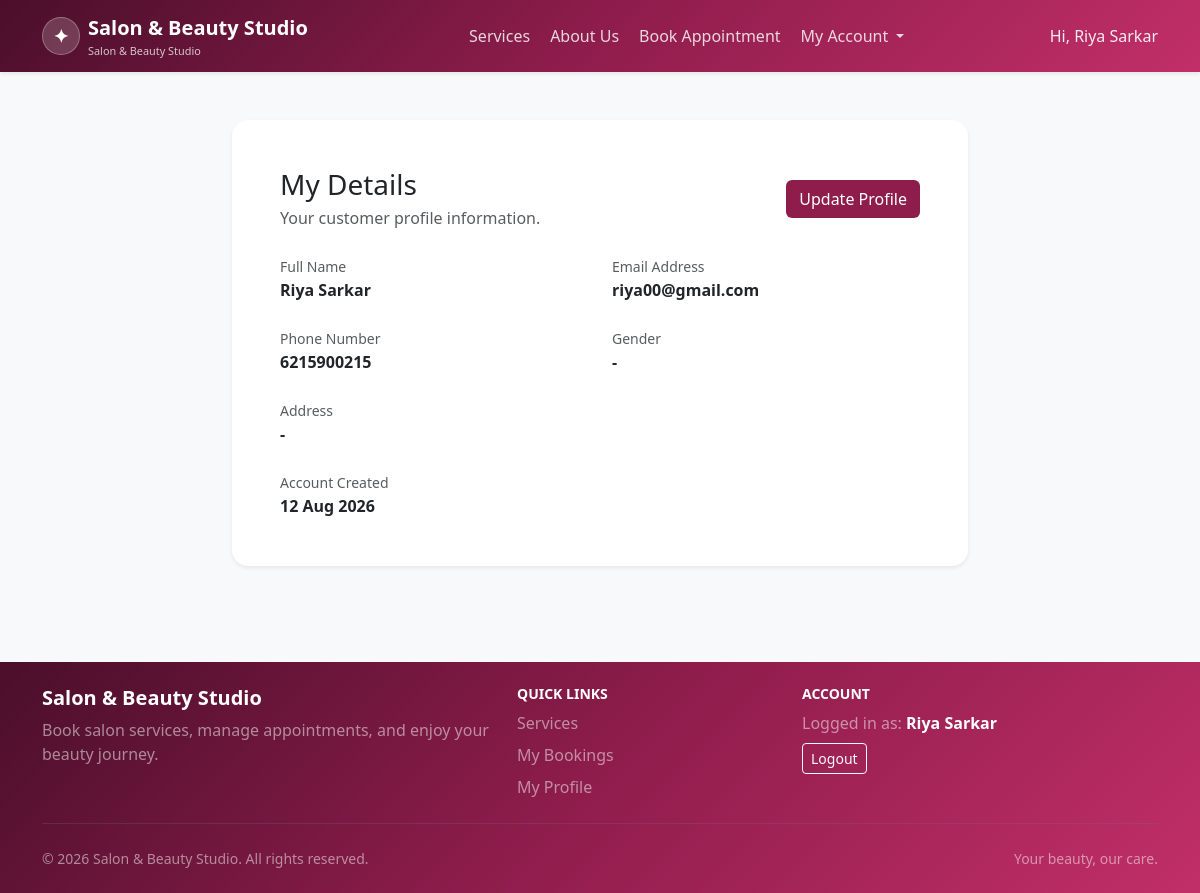
The page /customer/details.php (signed in) on the database its author committed.
### tables this page shows
CREATE TABLE `customers` (
  `id` int(10) UNSIGNED NOT NULL,
  `user_id` int(10) UNSIGNED DEFAULT NULL,
  `customer_name` varchar(120) NOT NULL,
  `phone` varchar(20) NOT NULL,
  `email` varchar(150) DEFAULT NULL,
  `address` text DEFAULT NULL,
  `gender` enum('Female','Male','Other','Prefer not to say') DEFAULT NULL,
  `created_at` timestamp NOT NULL DEFAULT current_timestamp(),
  `updated_at` timestamp NOT NULL DEFAULT current_timestamp() ON UPDATE current_timestamp()
);

CREATE TABLE `users` (
  `id` int(10) UNSIGNED NOT NULL,
  `name` varchar(100) NOT NULL,
  `email` varchar(150) NOT NULL,
  `phone` varchar(20) DEFAULT NULL,
  `password` varchar(255) NOT NULL,
  `role` enum('admin','staff','customer') NOT NULL DEFAULT 'customer',
  `image` varchar(255) DEFAULT NULL,
  `created_at` timestamp NOT NULL DEFAULT current_timestamp(),
  `updated_at` timestamp NOT NULL DEFAULT current_timestamp() ON UPDATE current_timestamp()
);

### includes/auth.php (called while the page is built, shortened)
<?php
    function e(?string $text): string{
        return htmlspecialchars((string) $text, ENT_QUOTES, 'UTF-8');
    }

### customer/details.php (the view, shortened to what this page needs)
<?php
require_once __DIR__ . '/../config/database.php';
require_once __DIR__ . '/../includes/auth.php';
$stmt = $pdo->prepare(
    'SELECT
        users.name,
        users.email,
        users.phone,
        customers.address,
        customers.gender,
        customers.created_at
    FROM users
    INNER JOIN customers ON customers.user_id = users.id
    WHERE users.id = :user_id
    LIMIT 1'
);
$stmt->execute([
    'user_id' => (int) $_SESSION['user_id']
]);
$customer = $stmt->fetch();
require_once __DIR__ . '/header.php';
?>
<main class="container py-5">
    <div class="row justify-content-center">
        <div class="col-lg-8">
            <div class="card border-0 shadow-sm">
                <div class="card-body p-4 p-md-5">
                    <div class="d-flex justify-content-between align-items-center mb-4">
                        <div>
                            <h1 class="h3 mb-1">My Details</h1>
                            <p class="text-muted mb-0">
                                Your customer profile information.
                            </p>
                        </div>
                        <a href="<?= BASE_URL ?>/customer/profile.php"
                           class="btn text-white"
                           style="background-color: #8f1d4c;">
                            Update Profile
                        </a>
                    </div>
                    <div class="row g-4">
                        <div class="col-md-6">
                            <small class="text-muted">Full Name</small>
                            <p class="fw-bold mb-0"><?= e($customer['name']) ?></p>
                        </div>
                        <div class="col-md-6">
                            <small class="text-muted">Email Address</small>
                            <p class="fw-bold mb-0"><?= e($customer['email']) ?></p>
                        </div>
                        <div class="col-md-6">
                            <small class="text-muted">Phone Number</small>
                            <p class="fw-bold mb-0"><?= e($customer['phone']) ?></p>
                        </div>
                        <div class="col-md-6">
                            <small class="text-muted">Gender</small>
                            <p class="fw-bold mb-0">
                                <?= e($customer['gender'] ?: '-') ?>
                            </p>
                        </div>
                        <div class="col-12">
                            <small class="text-muted">Address</small>
                            <p class="fw-bold mb-0">
                                <?= e($customer['address'] ?: '-') ?>
                            </p>
                        </div>
                        <div class="col-md-6">
                            <small class="text-muted">Account Created</small>
                            <p class="fw-bold mb-0">
                                <?= e(date('d M Y', strtotime($customer['created_at']))) ?>
                            </p>
                        </div>
                    </div>
                </div>
            </div>
        </div>
    </div>
</main>
<?php require_once __DIR__ . "/footer.php"; ?>

### assets/css/style.css (style rules this page uses)
:root { --salon-primary: #8f1d4c; --salon-primary-dark: #4a0f2a; --salon-pink: #c12f68; --salon-soft: #fff4f8; }
body { min-height: 100vh; color: #2d2430; background: #f8f9fa; }
.card { border-radius: 1rem; transition: transform 0.18s ease, box-shadow 0.18s ease; }

### customer/header.php (style rules this page uses)
body { background: #f8f9fa; }

### rows shown on the page
customers: user.name "Riya Sarkar", user.email "riya00@gmail.com", user.phone "6215900215", gender "-", address "-", created_at "12 Aug 2026"

### other values the page prints
APP_NAME "Salon & Beauty Studio"
$_SESSION['user_name'] "Riya Sarkar"
